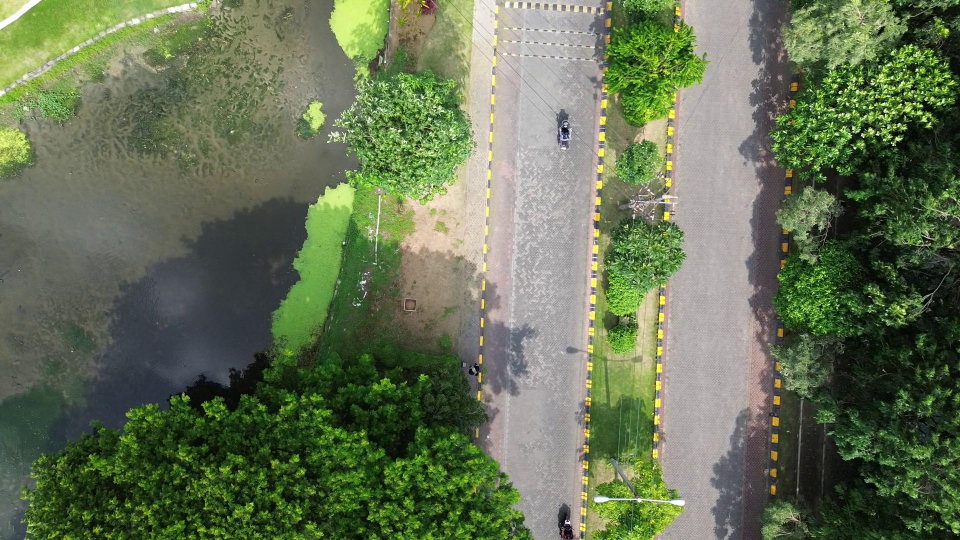
#> input picture dataset2/frame_20250206_072846_184100.jpg, 1920 x 1080 px, found by its file name (shown at 1/2 size); its folder holds 4 pictures in this run
$ python akaze_FLANN.py
#> lines starting #> are read from the running program, lines starting #| are printed output that depends on the picture
import cv2
import numpy as np
import os
import csv
import time
import psutil

# ===================== UTILITIES =====================

def auto_crop(img):
    gray = cv2.cvtColor(img, cv2.COLOR_BGR2GRAY)
    _, thresh = cv2.threshold(gray, 1, 255, cv2.THRESH_BINARY)
    contours, _ = cv2.findContours(
        thresh, cv2.RETR_EXTERNAL, cv2.CHAIN_APPROX_SIMPLE
    )
    if contours:
        c = max(contours, key=cv2.contourArea)
        x, y, w, h = cv2.boundingRect(c)
        return img[y:y+h, x:x+w]
    return img


def compute_reprojection_error(H, src_pts, dst_pts, mask):
    if H is None or mask is None:
        return np.nan

    src_in = src_pts[mask.ravel() == 1]
    dst_in = dst_pts[mask.ravel() == 1]

    if len(src_in) == 0:
        return np.nan

    proj = cv2.perspectiveTransform(src_in, H)
    err = np.linalg.norm(proj - dst_in, axis=2)
    return np.mean(err)


# ===================== AKAZE STITCH =====================

def stitch_pair_akaze(img1, img2, pair_idx, csv_writer):
    start_time = time.time()

    gray1 = cv2.cvtColor(img1, cv2.COLOR_BGR2GRAY)
    gray2 = cv2.cvtColor(img2, cv2.COLOR_BGR2GRAY)

    akaze = cv2.AKAZE_create(max_points=100000)

    kp1, des1 = akaze.detectAndCompute(gray1, None)
    kp2, des2 = akaze.detectAndCompute(gray2, None)

    kp1_count = len(kp1)
    kp2_count = len(kp2)

    if des1 is None or des2 is None:
        return img1

    # ---- FLANN LSH for binary descriptors ----
    index_params = dict(
        algorithm=6,       # FLANN_INDEX_LSH
        table_number=6,
        key_size=12,
        multi_probe_level=1
    )
    search_params = dict(checks=50)

    flann = cv2.FlannBasedMatcher(index_params, search_params)
    matches = flann.knnMatch(des1, des2, k=2)

    total_matches = min(len(des1), len(des2))

    good = []
    for pair in matches:
        if len(pair) < 2:
            continue
        m, n = pair
        if m.distance < 0.75 * n.distance:
            good.append(m)


    good_count = len(good)

    if good_count < 20:
        return img1

    src_pts = np.float32(
        [kp1[m.queryIdx].pt for m in good]
    ).reshape(-1, 1, 2)

    dst_pts = np.float32(
        [kp2[m.trainIdx].pt for m in good]
    ).reshape(-1, 1, 2)

    H, mask = cv2.findHomography(
        src_pts, dst_pts, cv2.RANSAC, 5.0
    )

    if H is None:
        return img1

    inliers = int(mask.sum())
    inlier_ratio = inliers / good_count
    reproj_error = compute_reprojection_error(
        H, src_pts, dst_pts, mask
    )

    # ---- Warp ----
    h1, w1 = img1.shape[:2]
    h2, w2 = img2.shape[:2]

    corners1 = np.float32(
        [[0,0], [0,h1], [w1,h1], [w1,0]]
    ).reshape(-1,1,2)

    warped_corners = cv2.perspectiveTransform(corners1, H)

    all_corners = np.concatenate((
        warped_corners,
        np.float32([[0,0], [0,h2], [w2,h2], [w2,0]]).reshape(-1,1,2)
    ), axis=0)

    xmin, ymin = np.int32(all_corners.min(axis=0).ravel())
    xmax, ymax = np.int32(all_corners.max(axis=0).ravel())

    translation = [-xmin, -ymin]
    T = np.array([
        [1, 0, translation[0]],
        [0, 1, translation[1]],
        [0, 0, 1]
    ])

    result = cv2.warpPerspective(
        img1,
        T @ H,
        (xmax - xmin, ymax - ymin)
    )

    result[
        translation[1]:translation[1]+h2,
        translation[0]:translation[0]+w2
    ] = img2

    elapsed_time = round(time.time() - start_time, 2)
    mem_mb = psutil.Process(os.getpid()).memory_info().rss / (1024 * 1024)

    # ---- CSV LOG ----
    csv_writer.writerow([
        pair_idx,
        kp1_count,
        kp2_count,
        total_matches,
        good_count,
        inliers,
        round(inlier_ratio, 3),
        round(reproj_error, 2),
        elapsed_time,
        round(mem_mb, 2)
    ])

    return result


def stitch_folder_akaze(
    folder,
    log_path="evaluation/akaze/akaze_FLANN_evaluation.csv"
):
#> called with folder = 'dataset2'
    image_files = sorted([
        os.path.join(folder, f)
        for f in os.listdir(folder)
        if f.lower().endswith(('.jpg','.jpeg','.png'))
    ])

    if len(image_files) < 2:
        print("Need at least two images.")
        return None

    images = [cv2.imread(f) for f in image_files]
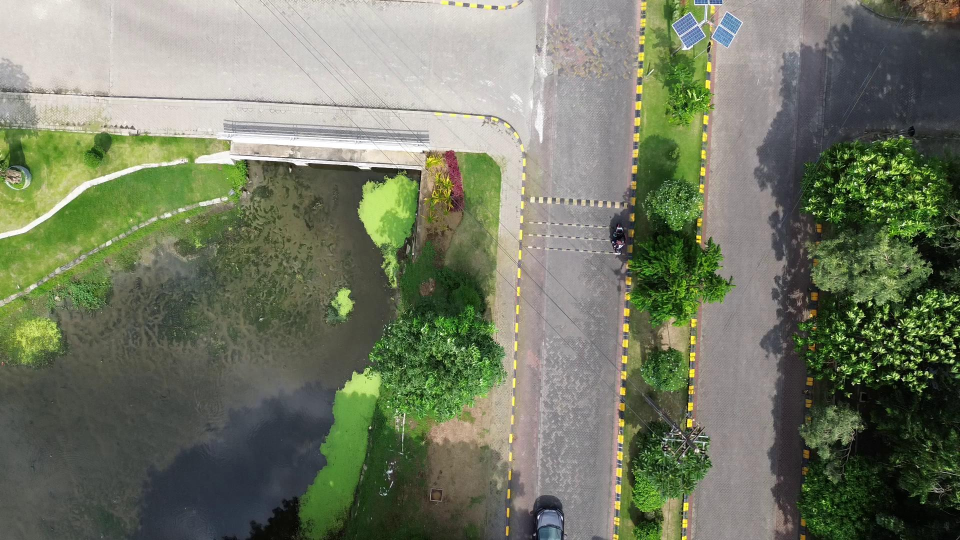
#> input picture dataset2/frame_20250206_072850_054633.jpg, 1920 x 1080 px, found by its file name (shown at 1/2 size)
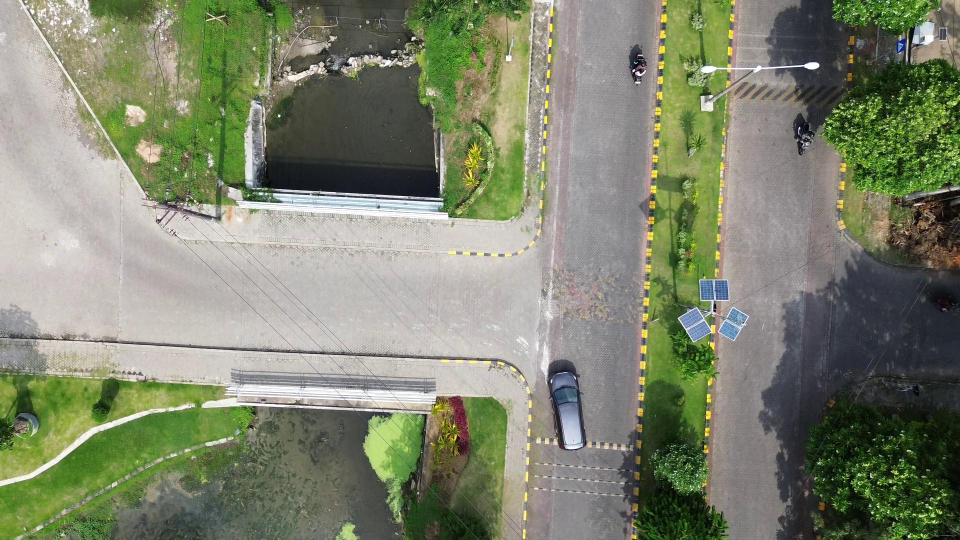
#> input picture dataset2/frame_20250206_072853_925166.jpg, 1920 x 1080 px, found by its file name (shown at 1/2 size)
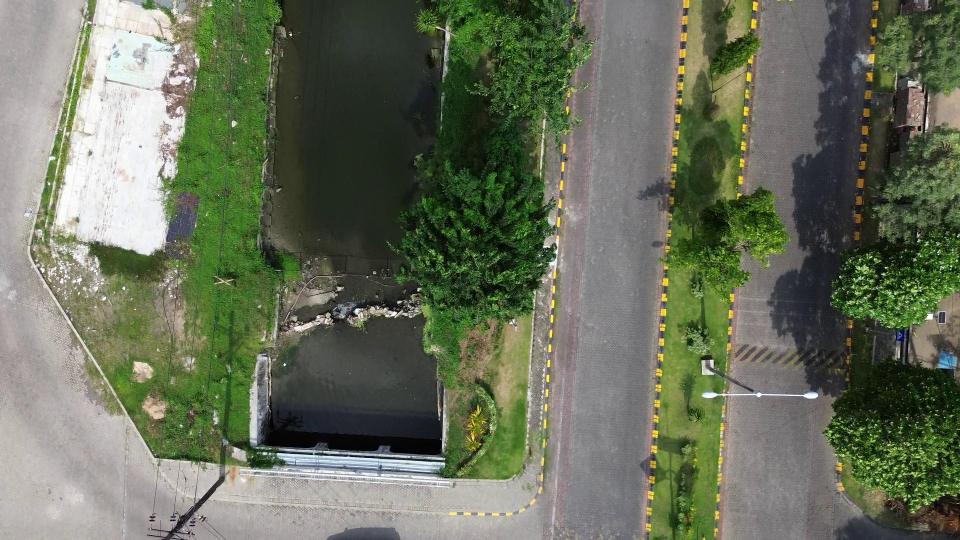
#> input picture dataset2/frame_20250206_072857_795700.jpg, 1920 x 1080 px, found by its file name (shown at 1/2 size)
#> images = 4 items
    pano = images[0]
#> pano is the input picture: shape (1080, 1920, 3); mean B, G, R 84, 114, 101.3

    with open(log_path, "w", newline="") as file:
        writer = csv.writer(file)
        writer.writerow([
            "Pair",
            "KP Img1",
            "KP Img2",
            "Total Matches",
            "Good Matches",
            "Inliers",
            "Inliers Ratio",
            "Reprojection Error",
            "Time (s)",
            "Memory (MB)"
        ])

        for i in range(1, len(images)):
            print(f"Stitching AKAZE pair {i}")
            pano = stitch_pair_akaze(
                pano, images[i], pair_idx=i, csv_writer=writer
            )
            pano = auto_crop(pano)
#> this loop made 1 pass
#> (kp1_count in stitch_pair_akaze, kp2_count in stitch_pair_akaze, search_params in stitch_pair_akaze, matches in stitch_pair_akaze, total_matches in stitch_pair_akaze, good_count in stitch_pair_akaze, inliers in stitch_pair_akaze, inlier_ratio in stitch_pair_akaze) on pass 1: (9156, 6177, {'checks': 50}, 9156 matches, 6177, 393, 207, 0.527)
#| Stitching AKAZE pair 1
#> pass 1, in stitch_pair_akaze, `gray1 = cv2.cvtColor(img1, cv2.COLOR_BGR2GRAY)`:
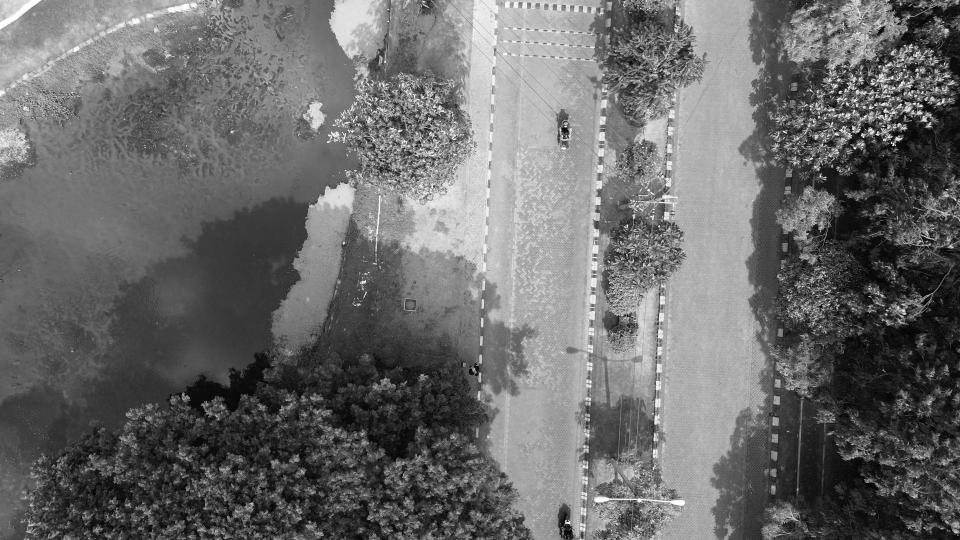
#> gray1: shape (1080, 1920) (shown at 1/2 size); min 0, max 255, mean 106.8
#> pass 1, in stitch_pair_akaze, `gray2 = cv2.cvtColor(img2, cv2.COLOR_BGR2GRAY)`:
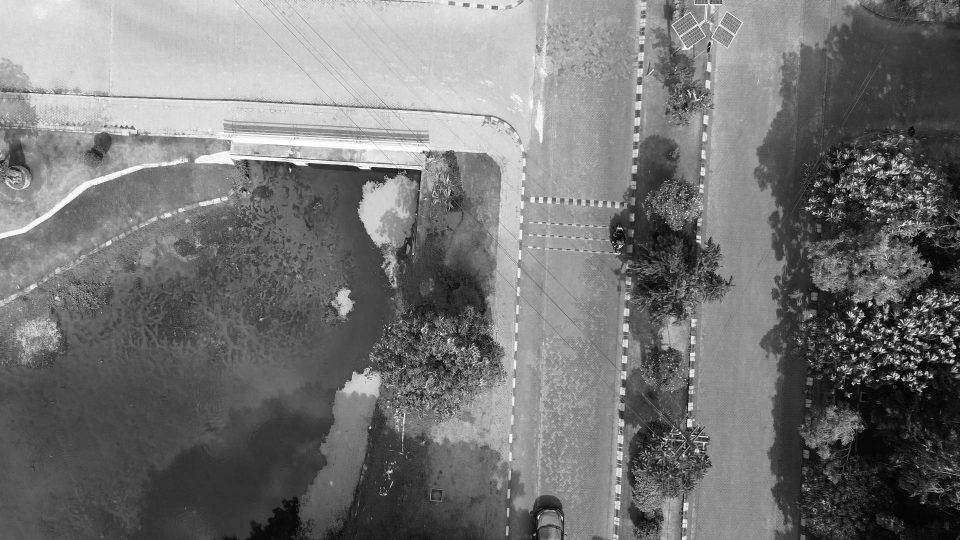
#> gray2: shape (1080, 1920) (shown at 1/2 size); min 0, max 255, mean 116.8
#> pass 1, in stitch_pair_akaze, `result = cv2.warpPerspective( img1, T @ H, (xmax - xmin, ymax - ymin) )`:
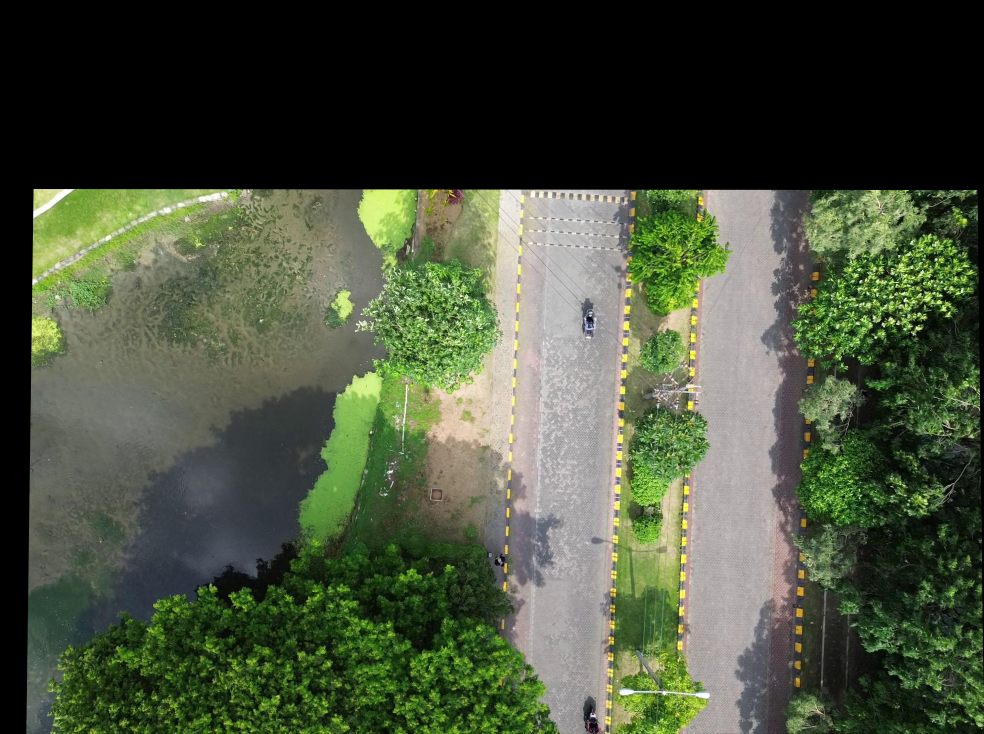
#> result: shape (1467, 1967, 3) (shown at 1/2 size); mean B, G, R 60, 81.5, 72.5

    return pano


# ===================== MAIN =====================

if __name__ == "__main__":
    folder = "dataset2"

#> (the run stopped early here; a loop or call above may not have finished)
